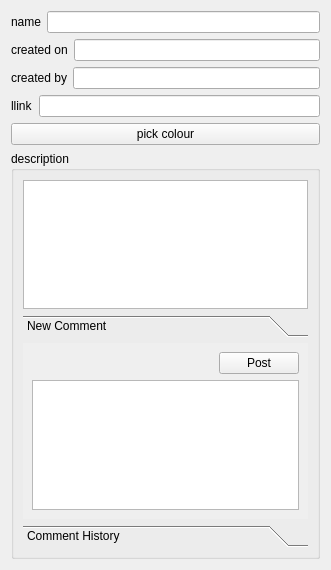
<?xml version="1.0" encoding="UTF-8"?>
<ui version="4.0">
 <class>Form</class>
 <widget class="QWidget" name="Form">
  <property name="geometry">
   <rect>
    <x>0</x>
    <y>0</y>
    <width>331</width>
    <height>570</height>
   </rect>
  </property>
  <property name="windowTitle">
   <string>Form</string>
  </property>
  <layout class="QVBoxLayout" name="mainLayout">
   <item>
    <layout class="QHBoxLayout" name="horizontalLayout">
     <item>
      <widget class="QLabel" name="label">
       <property name="text">
        <string>name</string>
       </property>
      </widget>
     </item>
     <item>
      <widget class="QLineEdit" name="name_lineEdit"/>
     </item>
    </layout>
   </item>
   <item>
    <layout class="QHBoxLayout" name="horizontalLayout_5">
     <item>
      <widget class="QLabel" name="label_3">
       <property name="text">
        <string>created on</string>
       </property>
      </widget>
     </item>
     <item>
      <widget class="QLineEdit" name="createdOn_lineEdit">
       <property name="readOnly">
        <bool>true</bool>
       </property>
      </widget>
     </item>
    </layout>
   </item>
   <item>
    <layout class="QHBoxLayout" name="horizontalLayout_6">
     <item>
      <widget class="QLabel" name="label_4">
       <property name="text">
        <string>created by</string>
       </property>
      </widget>
     </item>
     <item>
      <widget class="QLineEdit" name="createdBy_lineEdit">
       <property name="readOnly">
        <bool>true</bool>
       </property>
      </widget>
     </item>
    </layout>
   </item>
   <item>
    <layout class="QHBoxLayout" name="horizontalLayout_2">
     <item>
      <widget class="QLabel" name="label_2">
       <property name="text">
        <string>llink</string>
       </property>
      </widget>
     </item>
     <item>
      <widget class="QLineEdit" name="link_lineEdit"/>
     </item>
    </layout>
   </item>
   <item>
    <widget class="QPushButton" name="pickColour_pushButton">
     <property name="text">
      <string>pick colour</string>
     </property>
    </widget>
   </item>
   <item>
    <widget class="QGroupBox" name="groupBox_3">
     <property name="title">
      <string>description</string>
     </property>
     <property name="flat">
      <bool>true</bool>
     </property>
     <layout class="QVBoxLayout" name="verticalLayout_2">
      <item>
       <widget class="QPlainTextEdit" name="description_plainTextEdit"/>
      </item>
      <item>
       <widget class="QToolBox" name="comment_toolBox">
        <property name="currentIndex">
         <number>0</number>
        </property>
        <widget class="QWidget" name="page_3">
         <property name="geometry">
          <rect>
           <x>0</x>
           <y>0</y>
           <width>293</width>
           <height>181</height>
          </rect>
         </property>
         <attribute name="label">
          <string>New Comment</string>
         </attribute>
         <layout class="QVBoxLayout" name="verticalLayout_3">
          <item>
           <layout class="QHBoxLayout" name="horizontalLayout_4">
            <item>
             <spacer name="horizontalSpacer">
              <property name="orientation">
               <enum>Qt::Horizontal</enum>
              </property>
              <property name="sizeHint" stdset="0">
               <size>
                <width>40</width>
                <height>20</height>
               </size>
              </property>
             </spacer>
            </item>
            <item>
             <widget class="QPushButton" name="pushButton_postComment">
              <property name="text">
               <string>Post</string>
              </property>
             </widget>
            </item>
           </layout>
          </item>
          <item>
           <widget class="QPlainTextEdit" name="comments_plainTextEdit"/>
          </item>
         </layout>
        </widget>
        <widget class="QWidget" name="page_4">
         <property name="geometry">
          <rect>
           <x>0</x>
           <y>0</y>
           <width>293</width>
           <height>165</height>
          </rect>
         </property>
         <attribute name="label">
          <string>Comment History</string>
         </attribute>
         <layout class="QVBoxLayout" name="verticalLayout_4">
          <item>
           <widget class="QPlainTextEdit" name="commentHistory_plainTextEdit"/>
          </item>
         </layout>
        </widget>
       </widget>
      </item>
     </layout>
    </widget>
   </item>
   <item>
    <spacer name="verticalSpacer">
     <property name="orientation">
      <enum>Qt::Vertical</enum>
     </property>
     <property name="sizeHint" stdset="0">
      <size>
       <width>20</width>
       <height>1</height>
      </size>
     </property>
    </spacer>
   </item>
  </layout>
 </widget>
 <resources/>
 <connections/>
</ui>
